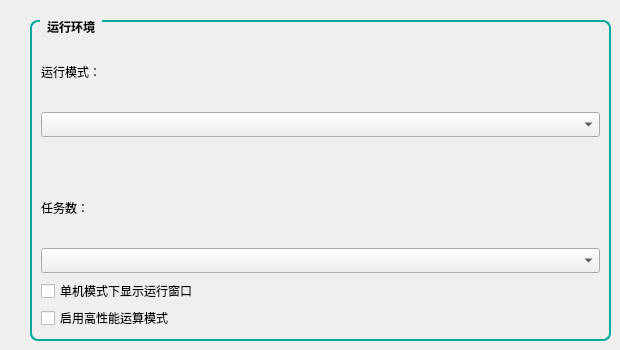
         <widget class="QWidget" name="runEnviron_Page">
          <widget class="QGroupBox" name="groupBox_23">
           <property name="geometry">
            <rect>
             <x>30</x>
             <y>20</y>
             <width>581</width>
             <height>321</height>
            </rect>
           </property>
           <property name="styleSheet">
            <string notr="true">/* QGroupBox 圆角边框样式 */
QGroupBox {
    border: 1.5px solid #00a99d;   
    border-radius: 8px;           /* 8像素圆角 */
    margin-top: 1ex;              /* 留出标题空间 */
    font-weight: bold;            /* 标题加粗 */
}
 
/* QGroupBox 标题样式 */
QGroupBox::title {
    subcontrol-origin: margin;
    left: 10px;                   /* 标题左边距 */
    padding: 0 5px;               /* 标题内边距 */
}</string>
           </property>
           <property name="title">
            <string>运行环境</string>
           </property>
           <layout class="QFormLayout" name="formLayout_12">
            <property name="fieldGrowthPolicy">
             <enum>QFormLayout::AllNonFixedFieldsGrow</enum>
            </property>
            <item row="0" column="0" colspan="2">
             <layout class="QFormLayout" name="formLayout_11">
              <item row="1" column="0" colspan="2">
               <layout class="QVBoxLayout" name="verticalLayout_3" stretch="1,1">
                <property name="spacing">
                 <number>3</number>
                </property>
                <item>
                 <widget class="QCheckBox" name="runEnviron_showCheckBox">
                  <property name="font">
                   <font>
                    <family>Source Han Sans SC Medium</family>
                    <pointsize>9</pointsize>
                    <weight>50</weight>
                    <italic>false</italic>
                    <bold>false</bold>
                   </font>
                  </property>
                  <property name="text">
                   <string>单机模式下显示运行窗口</string>
                  </property>
                 </widget>
                </item>
                <item>
                 <widget class="QCheckBox" name="runEnviron_highSpeedCheckBox">
                  <property name="font">
                   <font>
                    <family>Source Han Sans SC Medium</family>
                    <pointsize>9</pointsize>
                    <weight>50</weight>
                    <italic>false</italic>
                    <bold>false</bold>
                   </font>
                  </property>
                  <property name="autoFillBackground">
                   <bool>false</bool>
                  </property>
                  <property name="text">
                   <string>启用高性能运算模式</string>
                  </property>
                  <property name="autoExclusive">
                   <bool>false</bool>
                  </property>
                  <property name="tristate">
                   <bool>false</bool>
                  </property>
                 </widget>
                </item>
               </layout>
              </item>
              <item row="0" column="0" colspan="2">
               <layout class="QVBoxLayout" name="verticalLayout_4">
                <property name="spacing">
                 <number>30</number>
                </property>
                <item>
                 <layout class="QVBoxLayout" name="verticalLayout_2" stretch="1,2">
                  <property name="spacing">
                   <number>0</number>
                  </property>
                  <item>
                   <widget class="QLabel" name="runEnviron_runLabel">
                    <property name="font">
                     <font>
                      <family>Source Han Sans SC Medium</family>
                      <pointsize>9</pointsize>
                      <weight>7</weight>
                      <italic>false</italic>
                      <bold>false</bold>
                     </font>
                    </property>
                    <property name="text">
                     <string>运行模式：</string>
                    </property>
                   </widget>
                  </item>
                  <item>
                   <widget class="QComboBox" name="runEnviron_runBox">
                    <property name="maximumSize">
                     <size>
                      <width>16777215</width>
                      <height>16777215</height>
                     </size>
                    </property>
                    <property name="font">
                     <font>
                      <family>Source Han Sans SC Medium</family>
                      <pointsize>9</pointsize>
                      <weight>7</weight>
                      <italic>false</italic>
                      <bold>false</bold>
                     </font>
                    </property>
                   </widget>
                  </item>
                 </layout>
                </item>
                <item>
                 <layout class="QVBoxLayout" name="verticalLayout_5" stretch="1,2">
                  <property name="spacing">
                   <number>0</number>
                  </property>
                  <item>
                   <widget class="QLabel" name="runEnviron_taskLabel">
                    <property name="font">
                     <font>
                      <family>Source Han Sans SC Medium</family>
                      <pointsize>9</pointsize>
                      <weight>7</weight>
                      <italic>false</italic>
                      <bold>false</bold>
                     </font>
                    </property>
                    <property name="text">
                     <string>任务数：</string>
                    </property>
                   </widget>
                  </item>
                  <item>
                   <widget class="QComboBox" name="runEnviron_taskBox">
                    <property name="maximumSize">
                     <size>
                      <width>16777215</width>
                      <height>16777215</height>
                     </size>
                    </property>
                    <property name="font">
                     <font>
                      <family>Source Han Sans SC Medium</family>
                      <pointsize>9</pointsize>
                      <weight>7</weight>
                      <italic>false</italic>
                      <bold>false</bold>
                     </font>
                    </property>
                   </widget>
                  </item>
                 </layout>
                </item>
               </layout>
              </item>
             </layout>
            </item>
           </layout>
          </widget>
         </widget>
